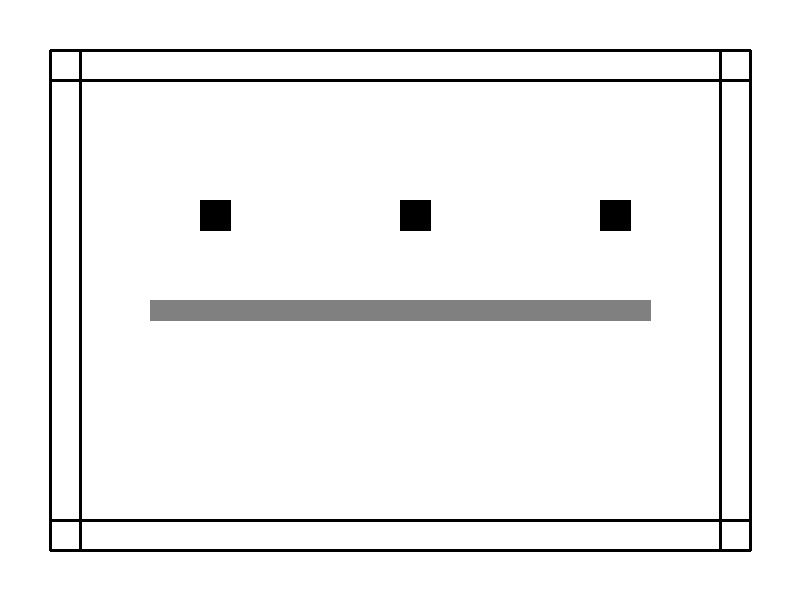
#> input picture backend/test_images/sample_floorplan.jpg, 800 x 600 px
$ python -i adaptive_slicing_engine.py   (imports and definitions only)
#> lines starting #> are read from the running program, lines starting #| are printed output that depends on the picture; after the words box and inside, x2 and y2 are one past the last pixel; in counts of white or black regions, pixels touching at a corner belong together
"""
自适应切片引擎 - Step 1 优化
实现基于图框检测和内容密度分析的动态切片策略
"""

import os
import json
import time
from typing import List, Dict, Any, Optional, Tuple
from dataclasses import dataclass, asdict
from PIL import Image, ImageDraw
import numpy as np
import cv2
import logging

logger = logging.getLogger(__name__)

@dataclass
class FrameBounds:
    """图框边界"""
    x: int
    y: int
    width: int
    height: int
    confidence: float
    detection_method: str

@dataclass
class ContentDensity:
    """内容密度信息"""
    total_area: int
    content_area: int
    density_ratio: float
    high_density_regions: List[Dict]
    low_density_regions: List[Dict]

@dataclass
class SliceStrategy:
    """切片策略"""
    type: str  # fine_grain, balanced, coarse_grain
    slice_size: int
    overlap: int
    target_count_range: str
    adaptive_factors: Dict[str, Any]

@dataclass
class AdaptiveSliceInfo:
    """自适应切片信息"""
    slice_id: str
    filename: str
    row: int
    col: int
    x_offset: int
    y_offset: int
    width: int
    height: int
    slice_path: str
    content_density: float
    priority: str  # high, medium, low
    base64_data: Optional[str] = None

class AdaptiveSlicingEngine:
    """自适应切片引擎"""

    def __init__(self):
        self.min_frame_ratio = 0.7
        self.max_frame_ratio = 0.95
        self.grid_size = 64

    def adaptive_slice(self, image_path: str, output_dir: str = "temp_adaptive_slices") -> Dict[str, Any]:
        """基于图框和内容密度的自适应切片"""
        try:
            logger.info(f"🔄 开始自适应切片分析: {image_path}")

            # 1. 图框检测与边界提取
            frame_result = self._detect_drawing_frame(image_path)
            if frame_result["success"]:
                content_bounds = frame_result["frame_bounds"]
                logger.info(f"📐 检测到图框边界: {content_bounds['width']}x{content_bounds['height']}")
            else:
                logger.error(f"❌ 图框检测失败: {frame_result.get('error')}")
                return {"success": False, "error": "图框检测失败"}

            # 2. 内容密度分析
            density_map = self._analyze_content_density(image_path, content_bounds)
            logger.info(f"📊 内容密度分析完成: {density_map.density_ratio:.3f}")

            # 3. 动态切片策略
            slice_strategy = self._determine_slice_strategy(content_bounds, density_map)
            logger.info(f"🎯 切片策略: {slice_strategy.type}, 目标大小: {slice_strategy.slice_size}")

            # 4. 生成自适应切片
            slices = self._generate_adaptive_slices(
                image_path, content_bounds, slice_strategy, output_dir
            )

            logger.info(f"✅ 自适应切片完成: 生成 {len(slices)} 个切片")

            return {
                "success": True,
                "slice_count": len(slices),
                "slice_strategy": asdict(slice_strategy),
                "slices": [asdict(s) for s in slices],
                "frame_detected": frame_result["success"],
                "content_density": asdict(density_map),
                "adaptive_method": "frame_and_density_based"
            }

        except Exception as e:
            logger.error(f"❌ 自适应切片失败: {e}")
            return {"success": False, "error": str(e)}

    def _detect_drawing_frame(self, image_path: str) -> Dict[str, Any]:
        """检测图纸图框边界"""
#> called with image_path = '../../test_images/sample_floorplan.jpg'
        try:
            image = cv2.imread(image_path)
#> image is the input picture: shape (600, 800, 3); min 0, max 255, mean 243.1
            if image is None:
                return {"success": False, "error": "无法读取图像"}

            gray = cv2.cvtColor(image, cv2.COLOR_BGR2GRAY)
            height, width = gray.shape

            # 边缘检测 + 矩形轮廓查找
            edges = cv2.Canny(gray, 50, 150, apertureSize=3)
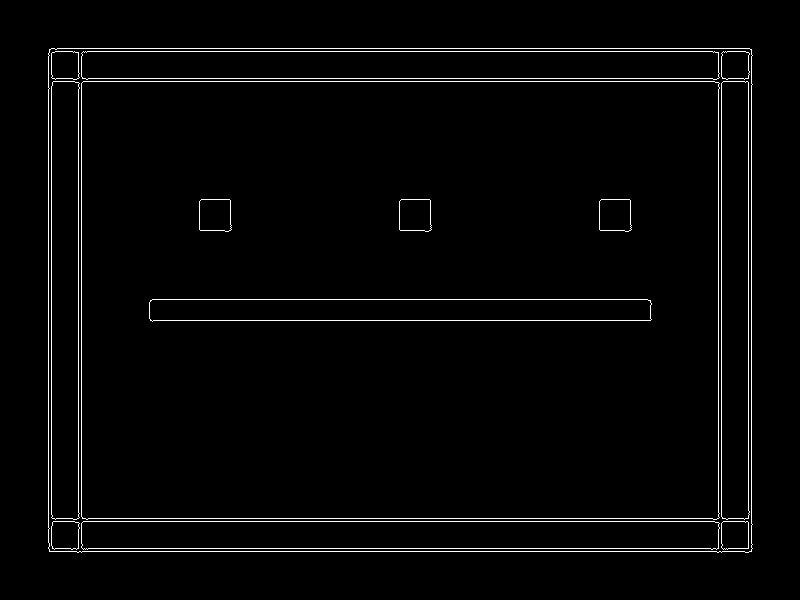
#> edges: shape (600, 800); 2.3% white in thin lines or dots, all inside (x1, y1, x2, y2) = (48, 48, 753, 553)
            contours, _ = cv2.findContours(edges, cv2.RETR_EXTERNAL, cv2.CHAIN_APPROX_SIMPLE)
#> contours = 1 contour; box (x1, y1, x2, y2) and area: (48, 48, 753, 553) 353605

            # 查找最大的矩形轮廓
            largest_rect = None
            max_area = 0

            for contour in contours:
                epsilon = 0.02 * cv2.arcLength(contour, True)
                approx = cv2.approxPolyDP(contour, epsilon, True)

                if len(approx) == 4:
                    area = cv2.contourArea(contour)
                    total_area = width * height
                    area_ratio = area / total_area

                    if (self.min_frame_ratio <= area_ratio <= self.max_frame_ratio and
                        area > max_area):
                        max_area = area
                        largest_rect = approx
#> this loop made 1 pass
#> (epsilon, area, total_area, area_ratio, max_area, largest_rect) on pass 1: (48.44, 353605, 480000, 0.737, 353605, [[49, 49], [49, 551], [751, 551], [751, 49]])
#> after the loop, max_area = 353605

            if largest_rect is not None:
                x, y, w, h = cv2.boundingRect(largest_rect)
#> x = 49; y = 49; w = 703; h = 503
#> in adaptive_slice, `frame_result = self._detect_drawing_frame(image_path)`: frame_result = 3 items
#> in adaptive_slice, `content_bounds = frame_result["frame_bounds"]`: content_bounds = {'x': 49, 'y': 49, 'width': 703, 'height': 503, 'confidence': 0.85, 'detection_method': 'contour_detection'}
                frame_bounds = FrameBounds(
                    x=x, y=y, width=w, height=h,
                    confidence=0.85,
                    detection_method="contour_detection"
                )

                return {
                    "success": True,
                    "frame_bounds": asdict(frame_bounds),
                    "detection_method": "contour_detection"
                }

            # 降级: 使用全图作为图框
            fallback_bounds = FrameBounds(
                x=0, y=0, width=width, height=height,
                confidence=0.5,
                detection_method="full_image_fallback"
            )

            return {
                "success": True,
                "frame_bounds": asdict(fallback_bounds),
                "detection_method": "fallback"
            }

        except Exception as e:
            logger.error(f"❌ 图框检测失败: {e}")
            return {"success": False, "error": str(e)}

    def _analyze_content_density(self, image_path: str, bounds: Dict) -> ContentDensity:
        """分析指定区域的内容密度"""
#> called with image_path = '../../test_images/sample_floorplan.jpg'
        try:
            image = cv2.imread(image_path, cv2.IMREAD_GRAYSCALE)

            x, y, w, h = bounds["x"], bounds["y"], bounds["width"], bounds["height"]
#> x = 49; y = 49; w = 703; h = 503
            roi = image[y:y+h, x:x+w]
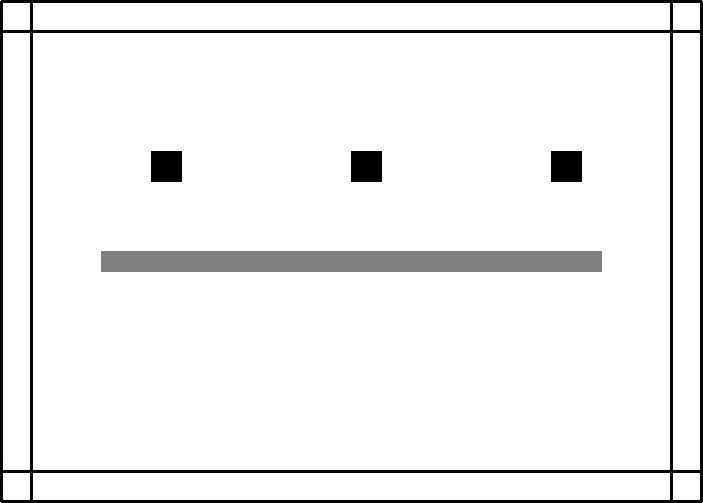
#> roi: shape (503, 703); min 0, max 255, mean 238.8

            edges = cv2.Canny(roi, 50, 150)
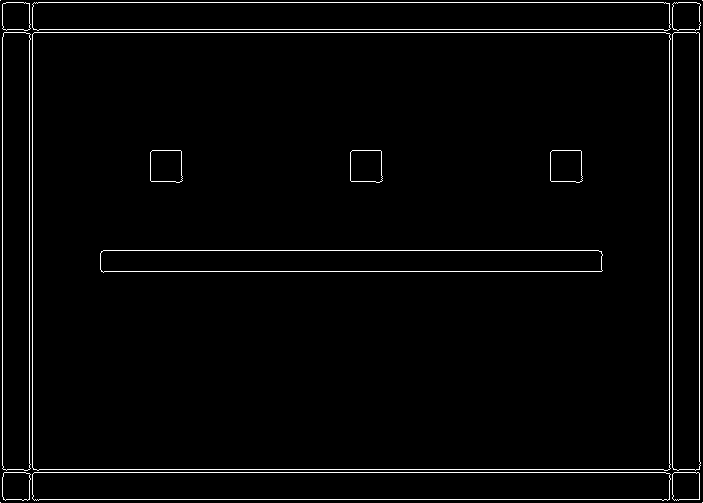
#> edges: shape (503, 703); 2.4% white in thin lines or dots
            total_pixels = w * h
#> total_pixels = 353609
            content_pixels = np.count_nonzero(edges)
#> content_pixels = 8460
            overall_density = content_pixels / total_pixels
#> overall_density = 0.0239

            # 网格密度分析
            high_density_regions = []
            low_density_regions = []

            grid_h = h // self.grid_size
#> grid_h = 7
            grid_w = w // self.grid_size
#> grid_w = 10

            for i in range(0, h, grid_h):
                for j in range(0, w, grid_w):
                    grid_roi = edges[i:i+grid_h, j:j+grid_w]
                    grid_density = np.count_nonzero(grid_roi) / (grid_h * grid_w)

                    region_info = {
                        "x": x + j, "y": y + i,
                        "width": grid_w, "height": grid_h,
                        "density": grid_density
                    }

                    if grid_density > overall_density * 1.5:
                        high_density_regions.append(region_info)
                    elif grid_density < overall_density * 0.5:
                        low_density_regions.append(region_info)
#> after the loop, high_density_regions = 841 items; low_density_regions = 4269 items

            return ContentDensity(
                total_area=total_pixels,
                content_area=content_pixels,
                density_ratio=overall_density,
                high_density_regions=high_density_regions,
                low_density_regions=low_density_regions
            )

        except Exception as e:
            logger.error(f"❌ 内容密度分析失败: {e}")
            return ContentDensity(
                total_area=bounds["width"] * bounds["height"],
                content_area=0,
                density_ratio=0.1,
                high_density_regions=[],
                low_density_regions=[]
            )

    def _determine_slice_strategy(self, bounds: Dict, density: ContentDensity) -> SliceStrategy:
        """根据图纸特征确定切片策略"""

        width = bounds["width"]
#> width = 703
        height = bounds["height"]
#> height = 503
        total_area = width * height
#> total_area = 353609
        density_ratio = density.density_ratio

        if total_area < 2048 * 2048:  # 小图纸
            return SliceStrategy(
                type="fine_grain",
                slice_size=512,
                overlap=64,
                target_count_range="6-12",
                adaptive_factors={
                    "area_factor": "small",
                    "density_factor": density_ratio,
                    "overlap_ratio": 0.125
                }
            )
        elif total_area > 8192 * 8192:  # 大图纸
            return SliceStrategy(
                type="coarse_grain",
                slice_size=2048,
                overlap=256,
                target_count_range="16-32",
                adaptive_factors={
                    "area_factor": "large",
                    "density_factor": density_ratio,
                    "overlap_ratio": 0.125
                }
            )
        else:  # 中等图纸
            if density_ratio > 0.15:  # 高密度内容
                slice_size = 768
                overlap = 96
            else:  # 低密度内容
                slice_size = 1024
                overlap = 128

            return SliceStrategy(
                type="balanced",
                slice_size=slice_size,
                overlap=overlap,
                target_count_range="12-24",
                adaptive_factors={
                    "area_factor": "medium",
                    "density_factor": density_ratio,
                    "overlap_ratio": overlap / slice_size
                }
            )

    def _generate_adaptive_slices(self, image_path: str, bounds: Dict, strategy: SliceStrategy,
                                output_dir: str) -> List[AdaptiveSliceInfo]:
        """生成自适应切片"""
#> called with image_path = '../../test_images/sample_floorplan.jpg', output_dir = 'temp_adaptive_slices'

        os.makedirs(output_dir, exist_ok=True)

        image = Image.open(image_path)
        x, y, w, h = bounds["x"], bounds["y"], bounds["width"], bounds["height"]
#> x = 49; y = 49; w = 703; h = 503
        roi = image.crop((x, y, x + w, y + h))
#> roi: PIL image 703x503 RGB

        slices = []
        slice_size = strategy.slice_size
        overlap = strategy.overlap
        step = slice_size - overlap

        rows = max(1, (h - overlap) // step)
#> rows = 1
        cols = max(1, (w - overlap) // step)
#> cols = 1

        slice_id = 0
        for row in range(rows):
            for col in range(cols):
                slice_x = col * step
                slice_y = row * step

                slice_w = min(slice_size, w - slice_x)
                slice_h = min(slice_size, h - slice_y)

                if slice_w < slice_size // 2 or slice_h < slice_size // 2:
                    continue

                slice_img = roi.crop((slice_x, slice_y, slice_x + slice_w, slice_y + slice_h))

                filename = f"adaptive_slice_{row}_{col}.png"
                slice_path = os.path.join(output_dir, filename)
                slice_img.save(slice_path)

                # 计算切片内容密度
                slice_array = np.array(slice_img.convert('L'))
                edges = cv2.Canny(slice_array, 50, 150)
                content_density = np.count_nonzero(edges) / (slice_w * slice_h)

                # 确定优先级
                if content_density > 0.1:
                    priority = "high"
                elif content_density > 0.05:
                    priority = "medium"
                else:
                    priority = "low"

                slice_info = AdaptiveSliceInfo(
                    slice_id=f"adaptive_{slice_id}",
                    filename=filename,
                    row=row,
                    col=col,
                    x_offset=x + slice_x,
                    y_offset=y + slice_y,
                    width=slice_w,
                    height=slice_h,
                    slice_path=slice_path,
                    content_density=content_density,
                    priority=priority
                )

                slices.append(slice_info)
                slice_id += 1
#> this loop made 1 pass
#> pass 1, in _generate_adaptive_slices, `slice_img.save(slice_path)`:
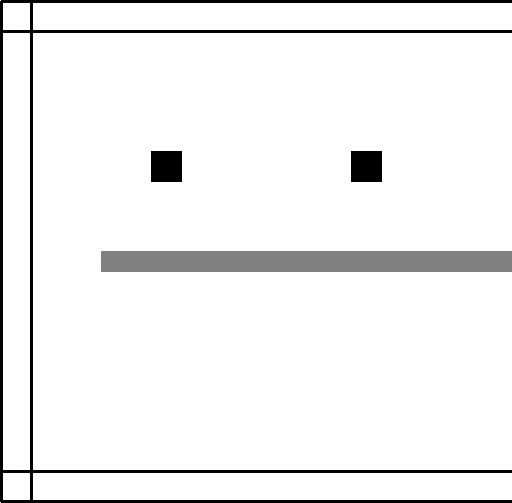
#> saved as adaptive_slice_0_0.png: PIL image 512x503 RGB; min 0, max 255, mean 239.8
#> after the loop:
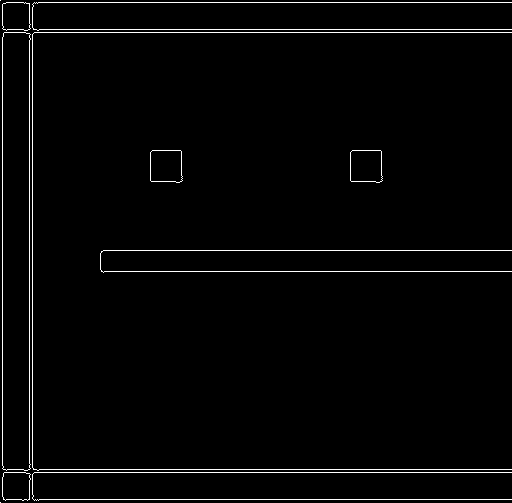
#> edges: shape (503, 512); 2.2% white in thin lines or dots
#> after the loop, slice_id = 1; slices = 1 item

        # 按优先级排序
        slices.sort(key=lambda s: (s.priority == "low", s.priority == "medium", s.priority == "high"))

        return slices

>>> result = AdaptiveSlicingEngine().adaptive_slice('../../test_images/sample_floorplan.jpg')
#> result = 7 items

$ run again, on backend/test_images/perf_test_large.png
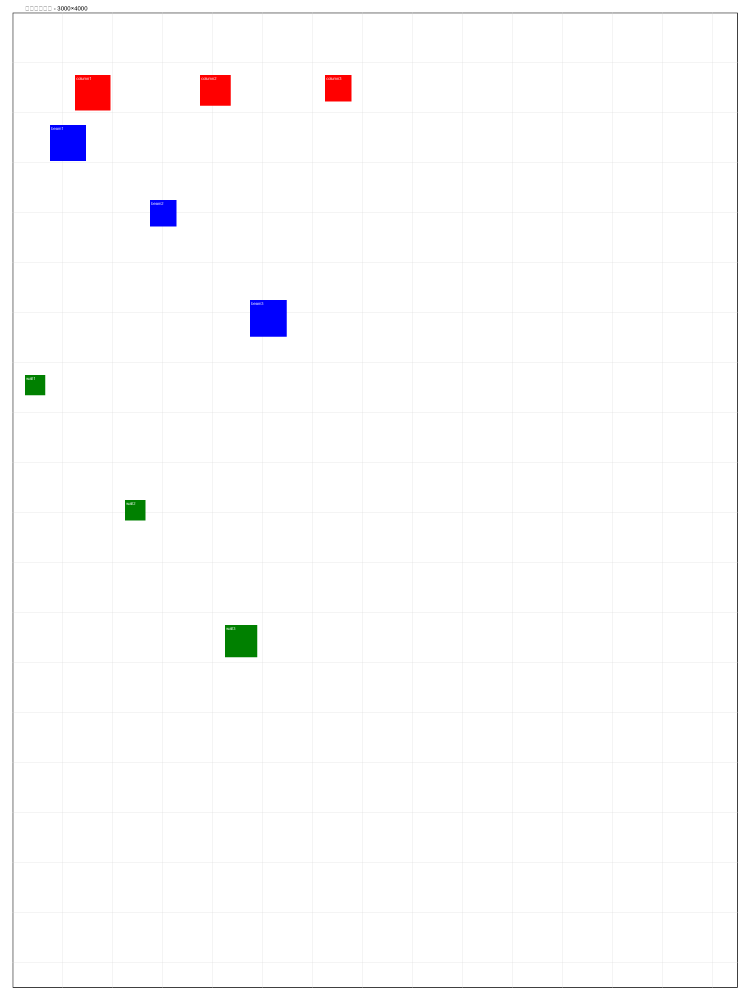
#> input picture backend/test_images/perf_test_large.png, 3000 x 4000 px (shown at 1/4 size)
#> in _detect_drawing_frame, image is the input picture: shape (4000, 3000, 3); mean B, G, R 252.2, 251.4, 252.1
#> in _detect_drawing_frame, `edges = cv2.Canny(gray, 50, 150, apertureSize=3)`:
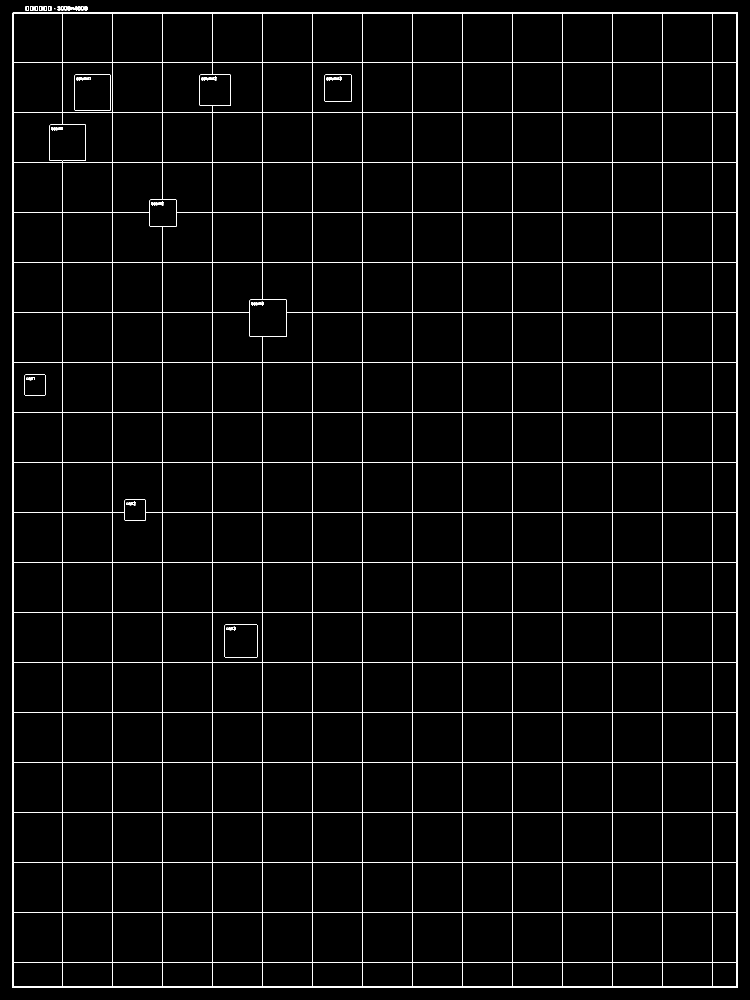
#> edges: shape (4000, 3000) (shown at 1/4 size); 2.1% white in thin lines or dots
#> contours = 17 contours, 1 with area under 20; largest, box (x1, y1, x2, y2) and area: (50, 50, 2951, 3951) 11309932, (192, 25, 206, 43) 213, (174, 25, 188, 43) 213, (156, 25, 170, 43) 213, (138, 25, 152, 43) 213
#> the loop in _detect_drawing_frame, `for contour in contours:` made 17 passes
#> (epsilon, approx, area, area_ratio) on passes 5 to 10: (1.19, [[193, 25], [192, 41], [204, 42], [204, 25]], 213, 1.78e-05), (1.19, [[175, 25], [174, 41], [186, 42], [186, 25]], 213, 1.78e-05), (1.19, [[157, 25], [156, 41], [168, 42], [168, 25]], 213, 1.78e-05), (1.19, [[139, 25], [138, 41], [150, 42], [150, 25]], 213, 1.78e-05), (1.19, [[121, 25], [120, 41], [132, 42], [132, 25]], 213, 1.78e-05), (1.19, [[103, 25], [102, 41], [114, 42], [114, 25]], 213, 1.78e-05)
#> after the loop in _detect_drawing_frame, `for contour in contours:`: max_area = 11309932
#> in _detect_drawing_frame, `x, y, w, h = cv2.boundingRect(largest_rect)`: x = 50; w = 2901; h = 3901
#> frame_result = 3 items
#> content_bounds = {'x': 50, 'y': 50, 'width': 2901, 'height': 3901, 'confidence': 0.85, 'detection_method': 'contour_detection'}
#> in _analyze_content_density, `x, y, w, h = bounds["x"], bounds["y"], bounds["width"], bounds["height"]`: x = 50; w = 2901; h = 3901
#> total_pixels = 11316801
#> content_pixels = 242895
#> overall_density = 0.0215
#> grid_h = 60
#> grid_w = 45
#> after the loop in _analyze_content_density, `for i in range(0, h, grid_h):`: high_density_regions = 1665 items; low_density_regions = 1851 items
#> in _determine_slice_strategy, `width = bounds["width"]`: width = 2901
#> in _determine_slice_strategy, `height = bounds["height"]`: height = 3901
#> in _determine_slice_strategy, `total_area = width * height`: total_area = 11316801
#> in _generate_adaptive_slices, `x, y, w, h = bounds["x"], bounds["y"], bounds["width"], bounds["height"]`: x = 50; w = 2901; h = 3901
#> rows = 4
#> cols = 3
#> after the loop in _generate_adaptive_slices, `for row in range(rows):`:
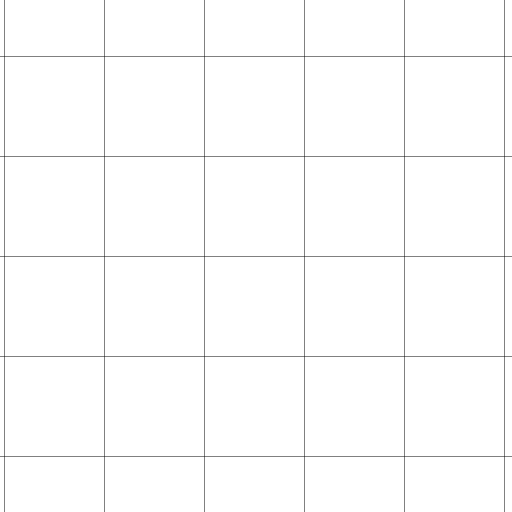
#> slice_array: shape (1024, 1024) (shown at 1/2 size); values 211 (black) and 255 (white), 98.9% white; black in thin lines or dots
#> after the loop in _generate_adaptive_slices, `for row in range(rows):`: slice_id = 12; slices = 12 items
#> result = 7 items
